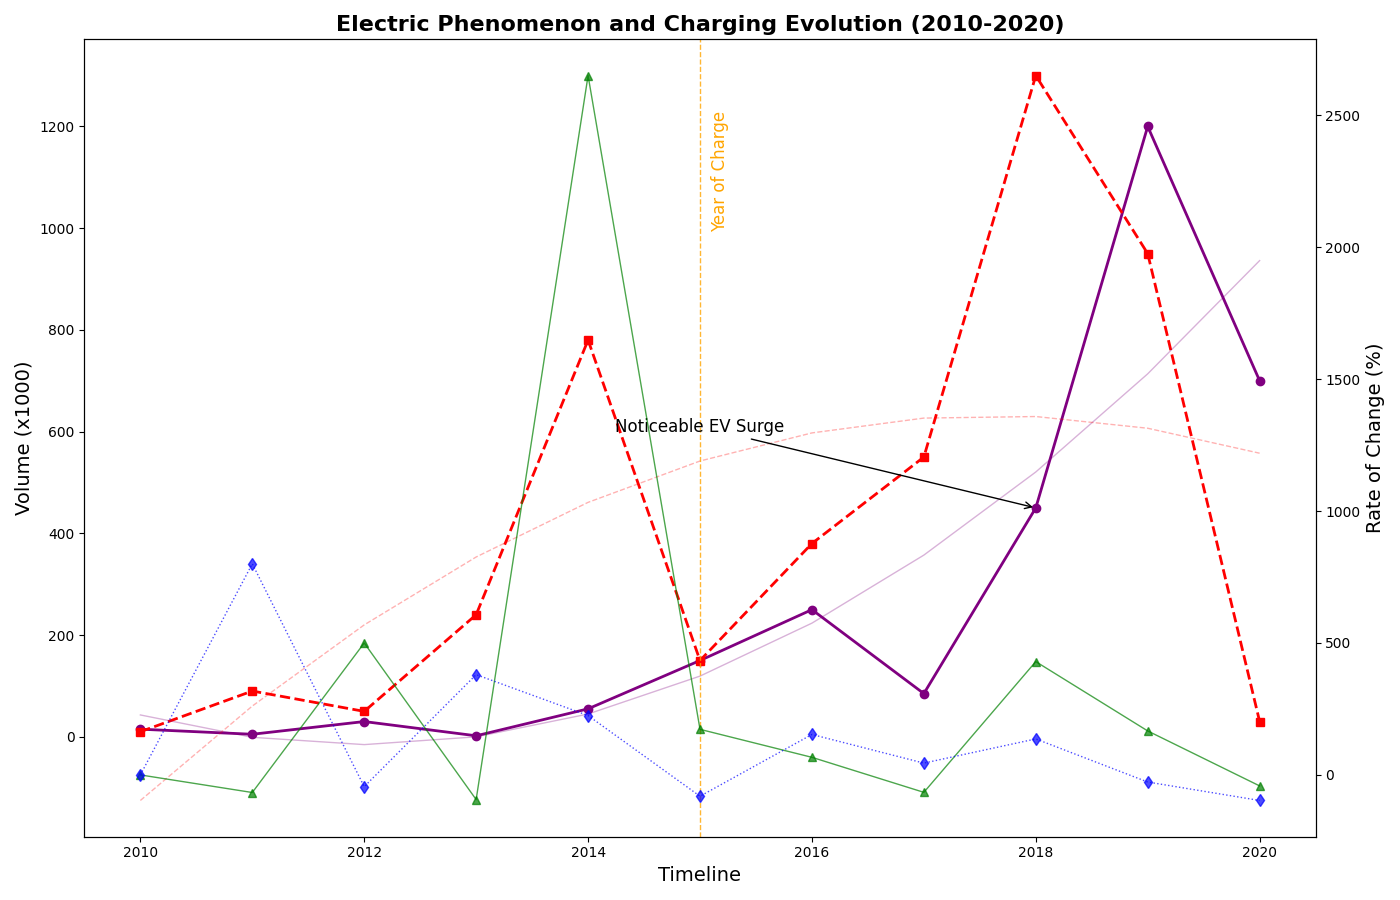

This chart was generated by the following Python code:
import matplotlib.pyplot as plt
import numpy as np

years = np.arange(2010, 2021)
num_evs_sold = [15, 5, 30, 2, 55, 150, 250, 85, 450, 1200, 700]  # Shuffled values
charging_stations = [10, 90, 50, 240, 780, 150, 380, 550, 1300, 950, 30]  # Shuffled values

def growth_rate(data):
    rates = [0]
    for i in range(1, len(data)):
        rates.append((data[i] - data[i-1]) / data[i-1] * 100)
    return rates

ev_growth_rate = growth_rate(num_evs_sold)
charging_station_rate = growth_rate(charging_stations)

fig, ax1 = plt.subplots(figsize=(14, 9))

# Shuffled color assignments
ax1.plot(years, num_evs_sold, color='purple', linestyle='-', linewidth=2, marker='o')
ax1.plot(years, charging_stations, color='red', linestyle='--', linewidth=2, marker='s')

ax2 = ax1.twinx()
ax2.plot(years, ev_growth_rate, color='green', linestyle='-', linewidth=1, marker='^', alpha=0.7)
ax2.plot(years, charging_station_rate, color='blue', linestyle=':', linewidth=1, marker='d', alpha=0.7)

ax1.set_title('Electric Phenomenon and Charging Evolution (2010-2020)', fontsize=16, weight='bold')
ax1.set_xlabel("Timeline", fontsize=14)
ax1.set_ylabel("Volume (x1000)", fontsize=14)
ax2.set_ylabel("Rate of Change (%)", fontsize=14, color='black')

# Shuffled color assignments for polynomial fits
z_evs = np.polyfit(years, num_evs_sold, 2)
p_evs = np.poly1d(z_evs)
ax1.plot(years, p_evs(years), color='purple', linestyle='-', alpha=0.3, linewidth=1)

z_stations = np.polyfit(years, charging_stations, 2)
p_stations = np.poly1d(z_stations)
ax1.plot(years, p_stations(years), color='red', linestyle='--', alpha=0.3, linewidth=1)

ax1.annotate('Noticeable EV Surge', xy=(2018, 450), xytext=(2015, 600),
             arrowprops=dict(facecolor='black', arrowstyle='->'),
             fontsize=12, ha='center')

highlight_year = 2015
ax1.axvline(x=highlight_year, color='orange', linestyle='--', linewidth=1, alpha=0.8)
ax1.text(highlight_year + 0.1, 1000, 'Year of Charge', color='orange', fontsize=12, rotation=90)

plt.tight_layout()
plt.show()
